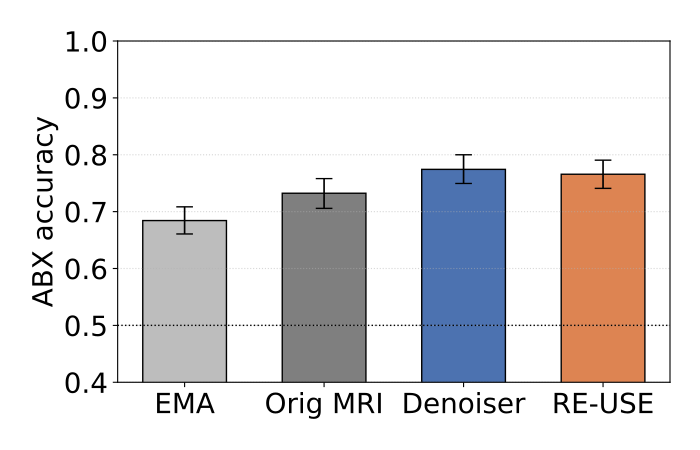

Recreate this plot in Python.
"""
ABX on single-speaker USC-LSS: orig MRI vs the two enhanced versions.

Task: ON = vowel (phoneme), BY = speaker (LSS is one speaker, so one BY level)
for each of the three conditions -- orig_mri, meta, nvidia.  A single triplet
set is formed on the token set shared by all three conditions and scored
against each condition's own formants, so every condition is evaluated on
exactly the same (A, B, X) triplets and the comparison is genuinely paired.

Goal: the enhanced versions (meta, nvidia) should be *no worse* than orig MRI
at preserving vowel discriminability.  We report per-condition ABX accuracy
with triplet bootstrap CIs and paired Wilcoxon (Holm-corrected) between
conditions, and plot the three against the clean-EMA baseline (grey) produced
by abx_timit_baseline.py if its summary CSV is present.

Outputs (in --out-dir):
  abx_lss_summary.csv        per-condition accuracy + CI
  abx_lss_paired_tests.csv   pairwise Wilcoxon + Holm
  abx_lss_paired_cells.csv   per-cell accuracy, all conditions merged
  abx_lss_compare.pdf        bar plot vs grey EMA baseline

Usage:
  python abx_lss_compare.py
  python abx_lss_compare.py --results-dir /path/to/fave_results/USC_LSS \
                            --out-dir /path/to/out
"""

from __future__ import annotations

import argparse
from pathlib import Path

import numpy as np
import pandas as pd
import matplotlib

matplotlib.use("Agg")
import matplotlib.pyplot as plt  # noqa: E402

import abx_utils as U


def _load_baseline(out_dir: Path) -> dict | None:
    """Read the EMA baseline summary written by abx_timit_baseline.py, if any."""
    path = out_dir / "abx_timit_baseline_summary.csv"
    if not path.exists():
        return None
    row = pd.read_csv(path).iloc[0].to_dict()
    return row


def make_plot(summary: pd.DataFrame, baseline: dict | None, out_pdf: Path) -> None:
    """Bar plot: ABX accuracy with CI error bars.

    The clean-EMA baseline is the leftmost bar (grey), followed by the
    comparator conditions in their own colors.  No legend; the x-axis labels
    carry the condition names.
    """
    labels: list[str] = []
    vals: list[float] = []
    los: list[float] = []
    his: list[float] = []
    colors: list[str] = []

    # EMA baseline first (grey), if available
    if baseline is not None:
        labels.append(U.COND_LABELS["orig_ema"])
        vals.append(float(baseline["accuracy_pooled"]))
        los.append(float(baseline["ci_lo"]))
        his.append(float(baseline["ci_hi"]))
        colors.append(U.COND_COLORS["orig_ema"])

    for c in summary["condition"]:
        row = summary[summary["condition"] == c].iloc[0]
        labels.append(U.COND_LABELS.get(c, c))
        vals.append(float(row["accuracy"]))
        los.append(float(row["ci_lo"]))
        his.append(float(row["ci_hi"]))
        colors.append(U.COND_COLORS.get(c, "#4c72b0"))

    vals = np.asarray(vals)
    yerr = np.vstack([vals - np.asarray(los), np.asarray(his) - vals])

    fig, ax = plt.subplots(figsize=(7.0, 4.5))
    x = np.arange(len(labels))
    ax.bar(x, vals, width=0.6, color=colors, edgecolor="black",
           yerr=yerr, capsize=6, error_kw=dict(ecolor="black", lw=1.2))

    ax.axhline(U.CHANCE, color="black", ls=":", lw=1.0)
    ax.set_xticks(x)
    ax.set_xticklabels(labels)
    ax.set_ylabel("ABX accuracy")
    ax.set_ylim(0.4, 1.0)
    ax.grid(axis="y", linestyle=":", alpha=0.5)

    fig.tight_layout()
    fig.savefig(out_pdf)
    plt.close(fig)
    print(f"[plot] wrote {out_pdf}")


def main() -> None:
    ap = argparse.ArgumentParser(description=__doc__.splitlines()[1])
    ap.add_argument("--results-dir", type=Path, default=U.LSS_RESULTS_DIR,
                    help="root containing {condition}/*_tracks.csv")
    ap.add_argument("--out-dir", type=Path, default=U.DEFAULT_OUT_DIR)
    ap.add_argument("--max-file", type=int, default=37,
                    help="keep only LSS files usc_s1_1 .. this number; drops "
                         "usc_s1_38 (Rainbow Passage) so the sentence set "
                         "matches TIMIT sentences 1-455. 0 = no cap.")
    ap.add_argument("--max-per-cell", type=int, default=5,
                    help="cap on triplets per (speaker x A/X-vowel x B-vowel) "
                         "cell; sampled without replacement. Same seed across "
                         "conditions keeps the comparison paired. Realized "
                         "~= max_per_cell * n_vowels * (n_vowels-1). 0 = no cap.")
    ap.add_argument("--n-boot", type=int, default=2000)
    ap.add_argument("--seed", type=int, default=0)
    args = ap.parse_args()
    max_per_cell = args.max_per_cell if args.max_per_cell > 0 else None

    args.out_dir.mkdir(parents=True, exist_ok=True)
    print(f"[cfg] results_dir = {args.results_dir}")
    print(f"[cfg] out_dir     = {args.out_dir}")

    # load every condition, keep those that actually have tracks
    tracks_by_cond: dict[str, dict] = {}
    for cond in U.COMPARATORS:
        tracks = U.load_condition_tracks(args.results_dir, cond)
        if tracks and args.max_file > 0:
            tracks = U.filter_lss_files(tracks, args.max_file)
        if tracks:
            tracks_by_cond[cond] = tracks
        else:
            print(f"[warn] no tracks for {cond}; skipping")
    if not tracks_by_cond:
        raise SystemExit("[err] no conditions loaded")

    # form one shared triplet set and score it against every condition, so the
    # comparison is genuinely paired (same triplets, different audio).
    cells_by_cond, flags_by_cond = U.run_abx_paired(
        tracks_by_cond, speakers=None,  # LSS is a single speaker
        max_per_cell=max_per_cell, seed=args.seed,
    )

    summary_rows = []
    for cond in tracks_by_cond:  # COMPARATORS order
        flags = flags_by_cond[cond]
        if len(flags) == 0:
            print(f"[warn] no triplets for {cond}; skipping")
            continue
        acc, (lo, hi) = U.bootstrap_ci(flags, n_boot=args.n_boot, seed=args.seed)
        summary_rows.append({
            "condition": cond,
            "accuracy": acc,
            "ci_lo": lo,
            "ci_hi": hi,
            "n_triplets": int(len(flags)),
            "chance": U.CHANCE,
        })
        print(f"[abx] {cond}: {len(cells_by_cond[cond])} cells, "
              f"{len(flags)} triplets  accuracy={acc:.4f}  "
              f"95% CI [{lo:.4f}, {hi:.4f}]")

    if not summary_rows:
        raise SystemExit("[err] no conditions produced ABX results")

    summary = pd.DataFrame(summary_rows)
    summary.to_csv(args.out_dir / "abx_lss_summary.csv", index=False)

    # paired tests across the conditions actually run
    conds_run = [r["condition"] for r in summary_rows]
    if len(conds_run) >= 2:
        merged, tests = U.paired_condition_tests(cells_by_cond, conds_run)
        tests.to_csv(args.out_dir / "abx_lss_paired_tests.csv", index=False)
        merged.to_csv(
            args.out_dir / "abx_lss_paired_cells.csv",
            index=False, encoding="utf-8",
        )
        print("\n--- paired Wilcoxon (per-cell accuracy, Holm-corrected) ---")
        print(tests.to_string(index=False))

    baseline = _load_baseline(args.out_dir)
    if baseline is None:
        print("[note] no EMA baseline summary found; run abx_timit_baseline.py "
              "first to draw the grey baseline.")
    make_plot(summary, baseline, args.out_dir / "abx_lss_compare.pdf")

    print("\n--- per-condition summary ---")
    print(summary.to_string(index=False))


if __name__ == "__main__":
    main()
